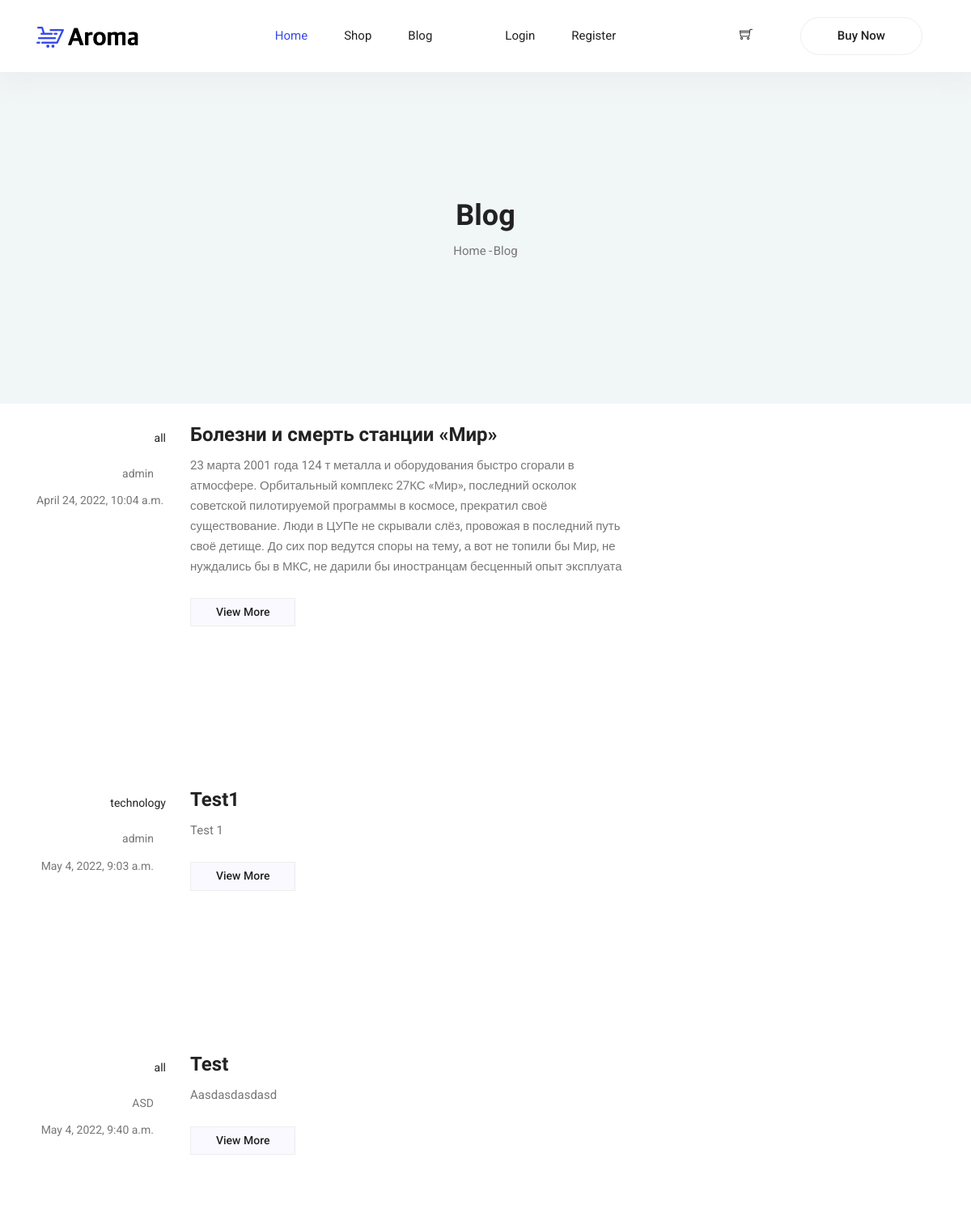
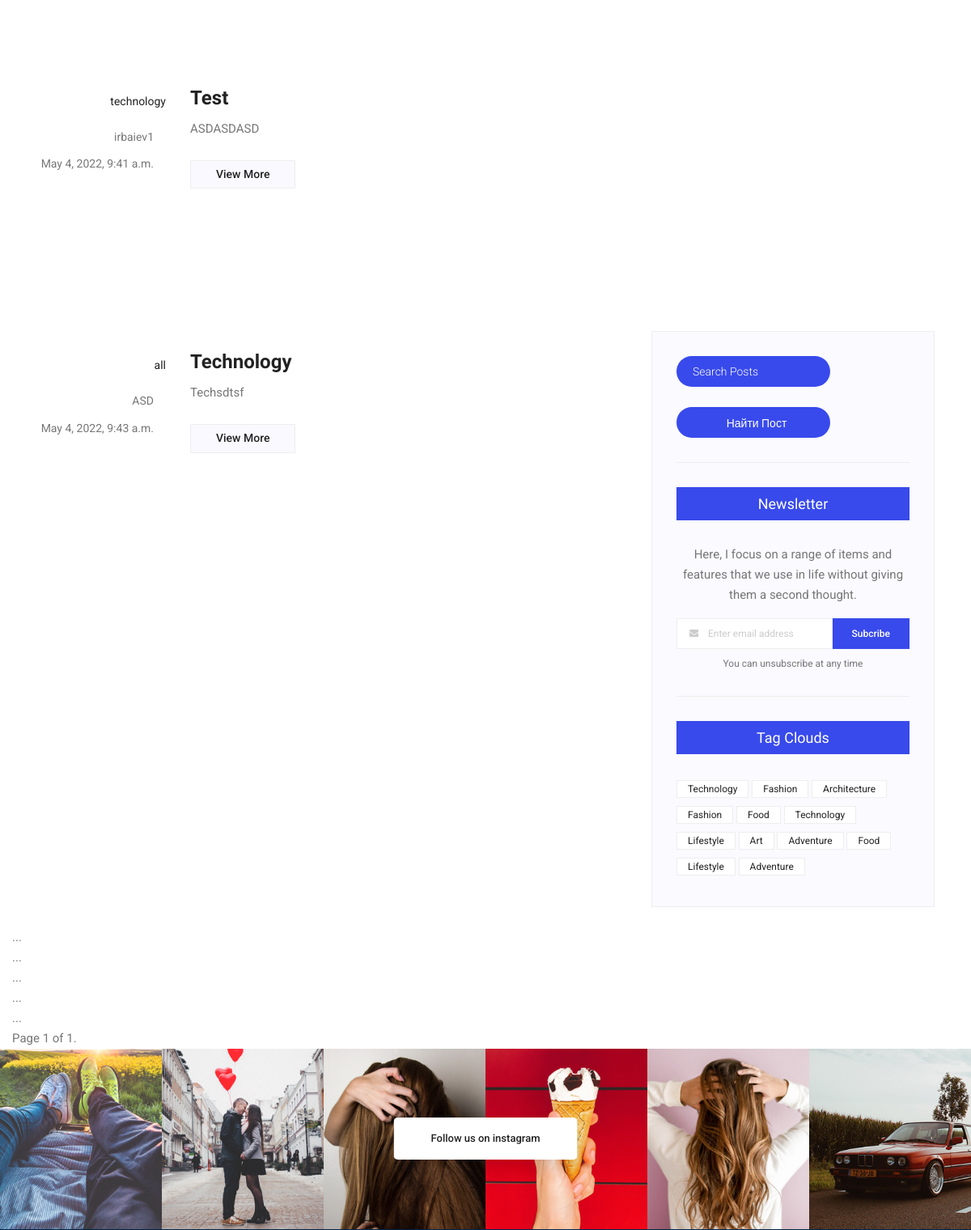
/blog/ (upper part), run on an earlier commit of the app's database (2 pictures, top to bottom).
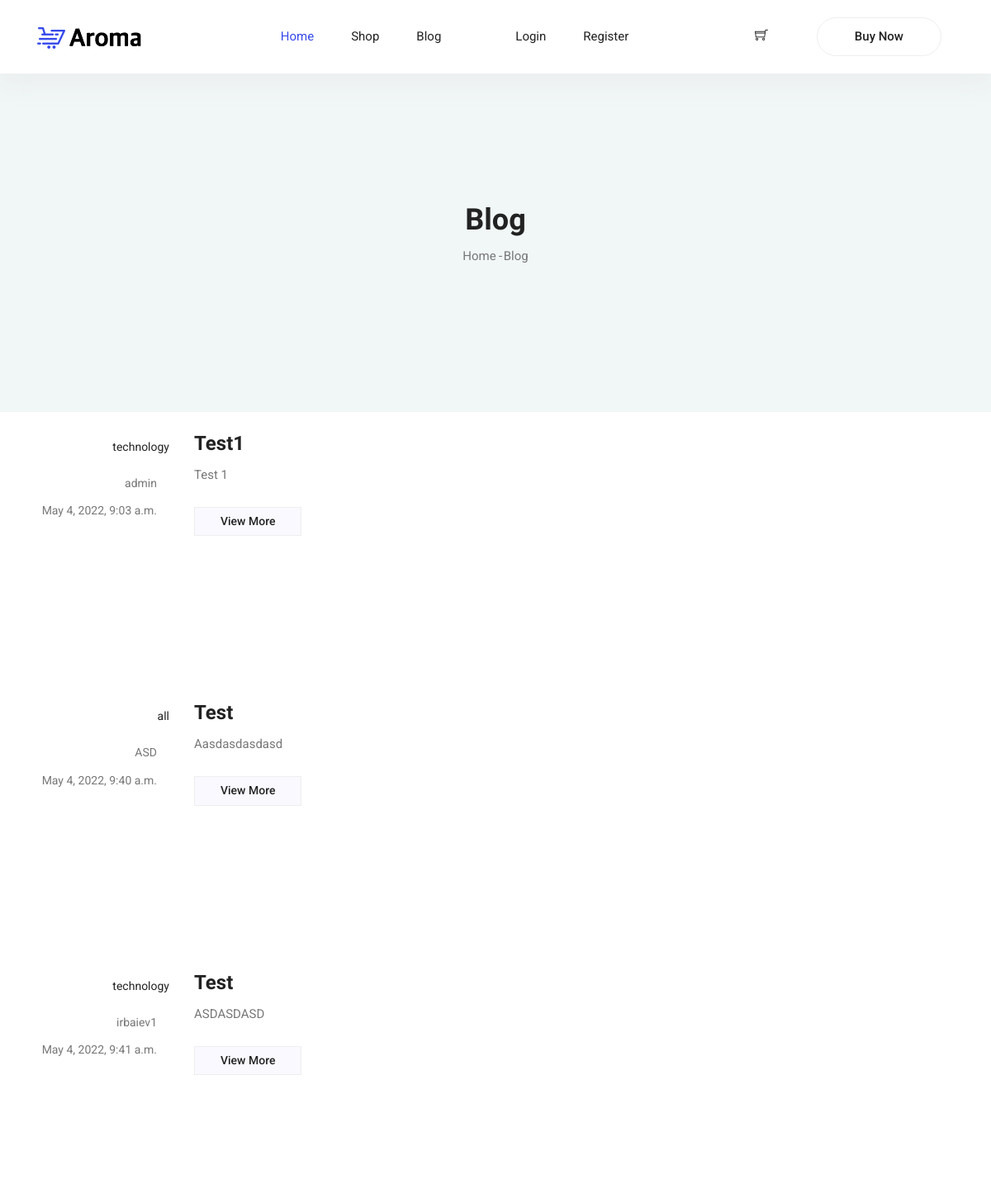
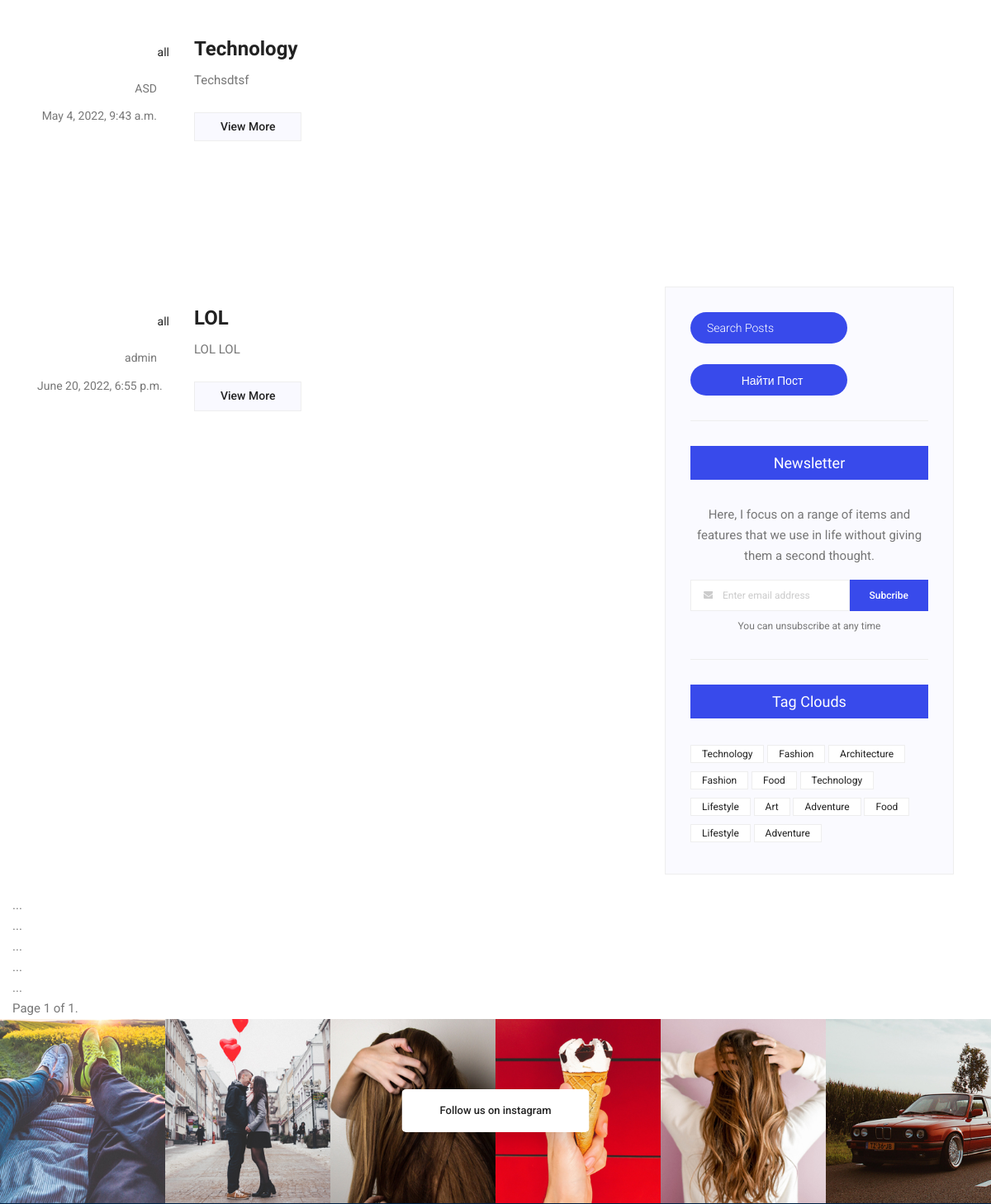
And on a later commit of the database (2 pictures, top to bottom).
### blog/models.py (models this page shows, shortened)
class Blog(models.Model):
    tags_choice = (
        ('all', 'all'), ('technology', 'Technology'), ('food', 'Food'), ('fashion', 'Fashion')
    )
    user = models.ForeignKey(User, on_delete=models.CASCADE)
    title = models.CharField(max_length=150, null=False)
    content = models.TextField(null=False)
    tags = models.CharField(default='all', choices=tags_choice, max_length=20)
    published = models.DateTimeField(null = True, default=timezone.now)

### blog/views.py (the view, shortened to what this page needs)
# urls.py: path('', Blog_views.as_view(), name='blog'),
class Blog_views(ListView):
    paginate_by = 5
    model = Blog
    context_object_name = 'blogs'
    template_name = 'blog.html'

### templates/blog.html (shortened to what this page needs)
{% extends 'base.html'%}
{% load static %}
{% block content %}
  <section class="blog-banner-area" id="blog">
    <div class="container h-100">
      <div class="blog-banner">
        <div class="text-center">
          <h1>Blog</h1>
          <nav aria-label="breadcrumb" class="banner-breadcrumb">
            <ol class="breadcrumb">
              <li class="breadcrumb-item"><a href="#">Home</a></li>
              <li class="breadcrumb-item active" aria-current="page">Blog</li>
            </ol>
          </nav>
        </div>
      </div>
    </div>
  </section>
  <section class="blog_area">
      <div class="container">
          <div class="row">
              {% for blog in blogs %}
              <div class="col-lg-8">
                  <div class="blog_left_sidebar">
                      <article class="row blog_item">
                          <div class="col-md-3">
                              <div class="blog_info text-right">
                                  <div class="post_tag">
                                      <a href="#">{{ blog.tags}}</a>
                                  </div>
                                  <ul class="blog_meta list">
                                      <li>
                                          <a href="#">{{ blog.user }}
                                              <i class="lnr lnr-user"></i>
                                          </a>
                                      </li>
                                      <li>
                                          <a href="#">{{ blog.published}}
                                              <i class="lnr lnr-calendar-full"></i>
                                          </a>
                                      </li>
                                  </ul>
                              </div>
                          </div>
                          <div class="col-md-9">
                              <div class="blog_post">
                                  <div class="blog_details">
                                      <a href="{% url 'blog-detail' blog.pk%}">
                                          <h2>{{ blog.title}}</h2>
                                      </a>
                                      <p>{{ blog.content|slice:":400" }}</p>
                                      <a class="button button-blog" href="{% url 'blog-detail' blog.pk%}">View More</a>
                                  </div>
                              </div>
                          </div>
                      </article>
                      <nav class="blog-pagination justify-content-center d-flex">
                          <ul class="pagination">
                              <li class="page-item">
                                  <a href="#" class="page-link" aria-label="Previous">
                                  </a>
                              </li>
                          </ul>
                      </nav>
                  </div>
                </div>
                {% endfor %}
              <div class="col-lg-4">
                  <div class="blog_right_sidebar">
                      <aside class="single_sidebar_widget search_widget">
                          <div class="input-group">
                            <form action="{% url 'blog' %}" method="get">
                              <input type="search" class="form-control" name="q" required placeholder="Search Posts"> <br>
                              <button type="submit" class="form-control">Найти Пост</button>
                            </form>
                          </div>
                          <div class="br"></div>
                      </aside>
                      <aside class="single-sidebar-widget newsletter_widget">
                          <h4 class="widget_title">Newsletter</h4>
                          <p>
                              Here, I focus on a range of items and features that we use in life without giving them a second thought.
                          </p>
                          <div class="form-group d-flex flex-row">
                              <div class="input-group">
                                  <div class="input-group-prepend">
                                      <div class="input-group-text">
                                          <i class="fa fa-envelope" aria-hidden="true"></i>
                                      </div>
                                  </div>
                                  <input type="text" class="form-control" id="inlineFormInputGroup" placeholder="Enter email address" onfocus="this.placeholder = ''"
                                      onblur="this.placeholder = 'Enter email'">
                              </div>
                              <a href="#" class="bbtns">Subcribe</a>
                          </div>
                          <p class="text-bottom">You can unsubscribe at any time</p>
                          <div class="br"></div>
                      </aside>
                      <aside class="single-sidebar-widget tag_cloud_widget">
                          <h4 class="widget_title">Tag Clouds</h4>
                          <ul class="list">
                              <li>
                                  <a href="#">Technology</a>
                              </li>
                              <li>
                                  <a href="#">Fashion</a>
                              </li>
                              <li>
                                  <a href="#">Architecture</a>
                              </li>
                              <li>
                                  <a href="#">Fashion</a>
                              </li>
                              <li>
                                  <a href="#">Food</a>
                              </li>
                              <li>
                                  <a href="#">Technology</a>
                              </li>
                              <li>
                                  <a href="#">Lifestyle</a>
                              </li>
                              <li>
                                  <a href="#">Art</a>
                              </li>
                              <li>
                                  <a href="#">Adventure</a>
                              </li>
                              <li>
                                  <a href="#">Food</a>
                              </li>
                              <li>
                                  <a href="#">Lifestyle</a>
                              </li>
                              <li>
                                  <a href="#">Adventure</a>
                              </li>
                          </ul>
                      </aside>
                  </div>
              </div>
          </div>
      </div>
  </section>
<div class="col-md-9">
  {% for blogs in page_obj %}
    {{ blogs.full_name|upper }}<br>
    ...
{% endfor %}
<div class="pagination">
    <nav aria-label="Page navigation example">
    <span class="step-links">
        <span class="current">
            Page {{ page_obj.number }} of {{ page_obj.paginator.num_pages }}.
        </span>
    </span>
</nav>
</div>
</div>
  <section class="instagram_area">
    <div class="container box_1620">
      <div class="insta_btn">
        <a class="btn theme_btn" href="#">Follow us on instagram</a>
      </div>
      <div class="instagram_image row m0">
        <a href="#"><img src="{% static 'img/instagram/ins-1.jpg'%}" alt=""></a>
        <a href="#"><img src="{% static 'img/instagram/ins-2.jpg'%}" alt=""></a>
        <a href="#"><img src="{% static 'img/instagram/ins-3.jpg'%}" alt=""></a>
        <a href="#"><img src="{% static 'img/instagram/ins-4.jpg'%}" alt=""></a>
        <a href="#"><img src="{% static 'img/instagram/ins-5.jpg'%}" alt=""></a>
        <a href="#"><img src="{% static 'img/instagram/ins-6.jpg'%}" alt=""></a>
      </div>
    </div>
  </section>
{%endblock%}

### templates/base.html (shortened to what this page needs)
{% load static%}
<!DOCTYPE html>
<html lang="en">
<head>
  <link rel="stylesheet" href="{% static 'vendors/bootstrap/bootstrap.min.css'%}">
  <link rel="stylesheet" href="{% static 'vendors/fontawesome/css/all.min.css'%}">
	<link rel="stylesheet" href="{% static 'vendors/themify-icons/themify-icons.css'%}">
  <link rel="stylesheet" href="{% static 'vendors/nice-select/nice-select.css'%}">
  <link rel="stylesheet" href="{% static 'vendors/owl-carousel/owl.theme.default.min.css'%}">
  <link rel="stylesheet" href="{% static 'vendors/owl-carousel/owl.carousel.min.css'%}">
  <link rel="stylesheet" href="{% static 'css/style.css'%}">
</head>
<body>
	<header class="header_area">
    <div class="main_menu">
      <nav class="navbar navbar-expand-lg navbar-light">
        <div class="container">
          <a class="navbar-brand logo_h" href="{% url 'home'%}"><img src="{% static 'img/logo.png'%}" alt=""></a>
          <div class="collapse navbar-collapse offset" id="navbarSupportedContent">
            <ul class="nav navbar-nav menu_nav ml-auto mr-auto">
              <li class="nav-item active"><a class="nav-link" href="{% url 'home'%}">Home</a></li>
              <li class="nav-item submenu dropdown">
                <a href="#" class="nav-link dropdown-toggle" data-toggle="dropdown" role="button" aria-haspopup="true"
                  aria-expanded="false">Shop</a>
							</li>
              <li class="nav-item submenu dropdown">
                 <a class="nav-link" href="{% url 'blog'%}">Blog</a>
							</li>
							<li class="nav-item submenu dropdown">
				{% if user.is_authenticated %}
				<a class="nav-link" href="{% url 'add-post'%}">Add post</a>
				<li class="nav-item"><a class="nav-link" href="{% url 'logout'%}">Logout</a></li>
				<li class="nav-item"><a class="nav-link">{{ user.username }}</a></li>
				{% else %}
                  <li class="nav-item"><a class="nav-link" href="{% url 'login'%}">Login</a></li>
                  <li class="nav-item"><a class="nav-link" href="{% url 'singup' %}">Register</a></li>
				{% endif %}
                </ul>
            <ul class="nav-shop">
              <li class="nav-item"><a href = "{% url 'cart:cart' %}" class=""><i class="ti-shopping-cart"></i></a href = ''> </li>
              <li class="nav-item"><a class="button button-header" href="#">Buy Now</a></li>
            </ul>
          </div>
        </div>
      </nav>
    </div>
  </header>
  {%block content%}
  {%endblock%}
	<footer class="footer">
		<div class="footer-area">
		</div>
	</footer>
</body>
</html>

What changed in the data, as far as the page shows it:
removed Blog: tags "all", user "admin", published "April 24, 2022, 10:04 a.m.", title "Болезни и смерть станции «Мир»", content "23 марта 2001 года 124 т металла и оборудования быстро сгорали в атмосфере. Орбитальный комплекс 27КС «Мир», последний осколок советской пилотируемой программы в космосе, прекратил своё существование. Люди в ЦУПе не скрывали слёз, провожая в последний путь своё детище. До сих пор ведутся споры на тему, а вот не топили бы Мир, не нуждались бы в МКС, не дарили бы иностранцам бесценный опыт эксплуата"
added Blog: tags "all", user "admin", published "June 20, 2022, 6:55 p.m.", title "LOL", content "LOL LOL"
